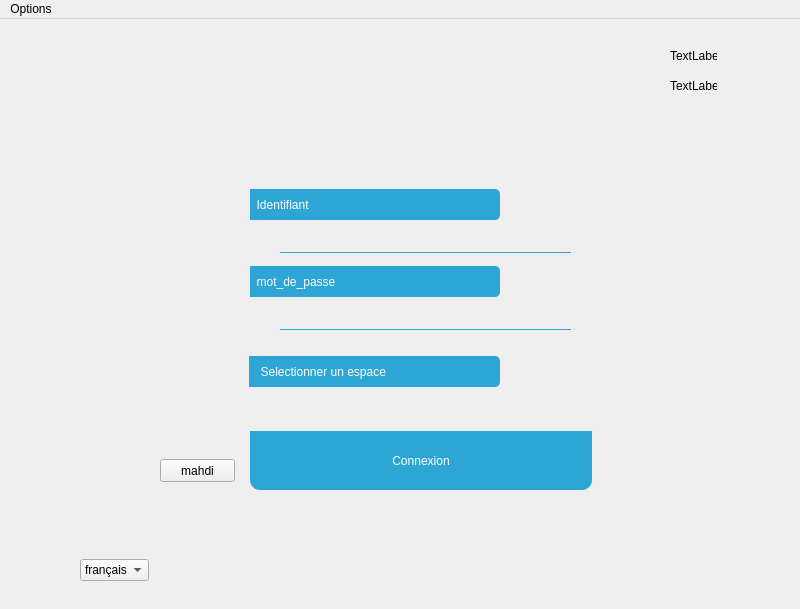
<?xml version="1.0" encoding="UTF-8"?>
<ui version="4.0">
 <class>MainWindow</class>
 <widget class="QMainWindow" name="MainWindow">
  <property name="geometry">
   <rect>
    <x>0</x>
    <y>0</y>
    <width>800</width>
    <height>609</height>
   </rect>
  </property>
  <property name="windowTitle">
   <string>MainWindow</string>
  </property>
  <property name="styleSheet">
   <string notr="true"/>
  </property>
  <widget class="QWidget" name="centralwidget">
   <property name="styleSheet">
    <string notr="true">#centralwidget{background-image: url(:/bakground/bg.png);

}
#icon{
background-image: url(:/bakground/icon-authentification.png);
}
#label{
font: 15pt &quot;Arial&quot;;
color:white;
background-color :#2da5d5;
border-top-right-radius: 5px 5px;
border-bottom-right-radius: 5px 5px;

}
#label_2{
font: 15pt &quot;Arial&quot;;
color:white;
background-color :#2da5d5;
border-top-right-radius: 5px 5px;
border-bottom-right-radius: 5px 5px;
}

QLineEdit {
background:transparent;
border:none;
border-bottom:1px solid #2da5d5;
font: 12pt &quot;Arial&quot;;
color: #2da5d5;

}
#pushButton_6{
font: 15pt &quot;Arial&quot;;
color:white;
background-color :#2da5d5;
border-bottom-left-radius: 10px 10px;
border-bottom-right-radius: 10px 10px;
}
/*#7ed6d8*/
#pushButton_6:hover{
background-color:rgba(126,214,216,0.8);}
#comboBox{
font: 15pt &quot;Arial&quot;;
color:white;
background-color :#2da5d5;
border-top-right-radius: 5px 5px;
border-bottom-right-radius: 5px 5px;
}

#comboBox:drop-down {

    border:none;} 
#comboBox QAbstractItemView {
 font: 15pt &quot;Arial&quot;;
color:white;
background-color :#2da5d5;
selection-background-color: rgb(254, 120, 126);} 
</string>
   </property>
   <widget class="QPushButton" name="pushButton">
    <property name="geometry">
     <rect>
      <x>160</x>
      <y>440</y>
      <width>75</width>
      <height>23</height>
     </rect>
    </property>
    <property name="text">
     <string>mahdi</string>
    </property>
   </widget>
   <widget class="QLabel" name="icon">
    <property name="geometry">
     <rect>
      <x>383</x>
      <y>90</y>
      <width>61</width>
      <height>93</height>
     </rect>
    </property>
    <property name="styleSheet">
     <string notr="true"/>
    </property>
    <property name="text">
     <string/>
    </property>
   </widget>
   <widget class="QLabel" name="label">
    <property name="geometry">
     <rect>
      <x>250</x>
      <y>170</y>
      <width>250</width>
      <height>31</height>
     </rect>
    </property>
    <property name="styleSheet">
     <string notr="true"/>
    </property>
    <property name="text">
     <string>  Identifiant  </string>
    </property>
   </widget>
   <widget class="QLabel" name="label_2">
    <property name="geometry">
     <rect>
      <x>250</x>
      <y>247</y>
      <width>250</width>
      <height>31</height>
     </rect>
    </property>
    <property name="styleSheet">
     <string notr="true"/>
    </property>
    <property name="text">
     <string>  mot_de_passe  </string>
    </property>
   </widget>
   <widget class="QLabel" name="message">
    <property name="geometry">
     <rect>
      <x>20</x>
      <y>260</y>
      <width>211</width>
      <height>71</height>
     </rect>
    </property>
    <property name="styleSheet">
     <string notr="true">

background :none;
font: 12pt &quot;Arial&quot;;</string>
    </property>
    <property name="text">
     <string/>
    </property>
   </widget>
   <widget class="QLineEdit" name="id">
    <property name="geometry">
     <rect>
      <x>280</x>
      <y>210</y>
      <width>291</width>
      <height>24</height>
     </rect>
    </property>
    <property name="styleSheet">
     <string notr="true"/>
    </property>
    <property name="inputMask">
     <string/>
    </property>
    <property name="text">
     <string/>
    </property>
   </widget>
   <widget class="QComboBox" name="comboBox">
    <property name="geometry">
     <rect>
      <x>249</x>
      <y>337</y>
      <width>251</width>
      <height>31</height>
     </rect>
    </property>
    <property name="styleSheet">
     <string notr="true"/>
    </property>
    <item>
     <property name="text">
      <string>  Selectionner un espace</string>
     </property>
    </item>
    <item>
     <property name="text">
      <string>Espace admin</string>
     </property>
    </item>
    <item>
     <property name="text">
      <string>Espace pharmacien</string>
     </property>
    </item>
    <item>
     <property name="text">
      <string>Espace responsable </string>
     </property>
    </item>
    <item>
     <property name="text">
      <string>Espace secretaire</string>
     </property>
    </item>
    <item>
     <property name="text">
      <string>Espace medecin</string>
     </property>
    </item>
   </widget>
   <widget class="QLineEdit" name="mot_de_passe">
    <property name="geometry">
     <rect>
      <x>280</x>
      <y>287</y>
      <width>291</width>
      <height>24</height>
     </rect>
    </property>
    <property name="styleSheet">
     <string notr="true"/>
    </property>
    <property name="text">
     <string/>
    </property>
    <property name="echoMode">
     <enum>QLineEdit::Password</enum>
    </property>
   </widget>
   <widget class="QPushButton" name="pushButton_6">
    <property name="geometry">
     <rect>
      <x>250</x>
      <y>412</y>
      <width>342</width>
      <height>59</height>
     </rect>
    </property>
    <property name="styleSheet">
     <string notr="true"/>
    </property>
    <property name="text">
     <string>Connexion</string>
    </property>
   </widget>
   <widget class="QComboBox" name="comboBox_2">
    <property name="geometry">
     <rect>
      <x>80</x>
      <y>540</y>
      <width>69</width>
      <height>22</height>
     </rect>
    </property>
    <item>
     <property name="text">
      <string>français</string>
     </property>
    </item>
    <item>
     <property name="text">
      <string>english</string>
     </property>
    </item>
   </widget>
   <widget class="QLabel" name="datetime_2">
    <property name="geometry">
     <rect>
      <x>670</x>
      <y>30</y>
      <width>47</width>
      <height>13</height>
     </rect>
    </property>
    <property name="text">
     <string>TextLabel</string>
    </property>
   </widget>
   <widget class="QLabel" name="time_2">
    <property name="geometry">
     <rect>
      <x>670</x>
      <y>60</y>
      <width>47</width>
      <height>13</height>
     </rect>
    </property>
    <property name="text">
     <string>TextLabel</string>
    </property>
   </widget>
  </widget>
  <widget class="QMenuBar" name="menuBar">
   <property name="geometry">
    <rect>
     <x>0</x>
     <y>0</y>
     <width>800</width>
     <height>21</height>
    </rect>
   </property>
   <widget class="QMenu" name="menuOptions">
    <property name="title">
     <string>Options</string>
    </property>
    <widget class="QMenu" name="menuMode">
     <property name="title">
      <string>'''</string>
     </property>
     <addaction name="actionDark"/>
     <addaction name="actionnormale"/>
    </widget>
    <addaction name="menuMode"/>
   </widget>
   <addaction name="menuOptions"/>
  </widget>
  <action name="actionDark">
   <property name="text">
    <string>'</string>
   </property>
  </action>
  <action name="actionnormale">
   <property name="text">
    <string>''</string>
   </property>
  </action>
  <action name="actionalarme">
   <property name="text">
    <string>alarme</string>
   </property>
  </action>
 </widget>
 <resources/>
 <connections/>
</ui>
